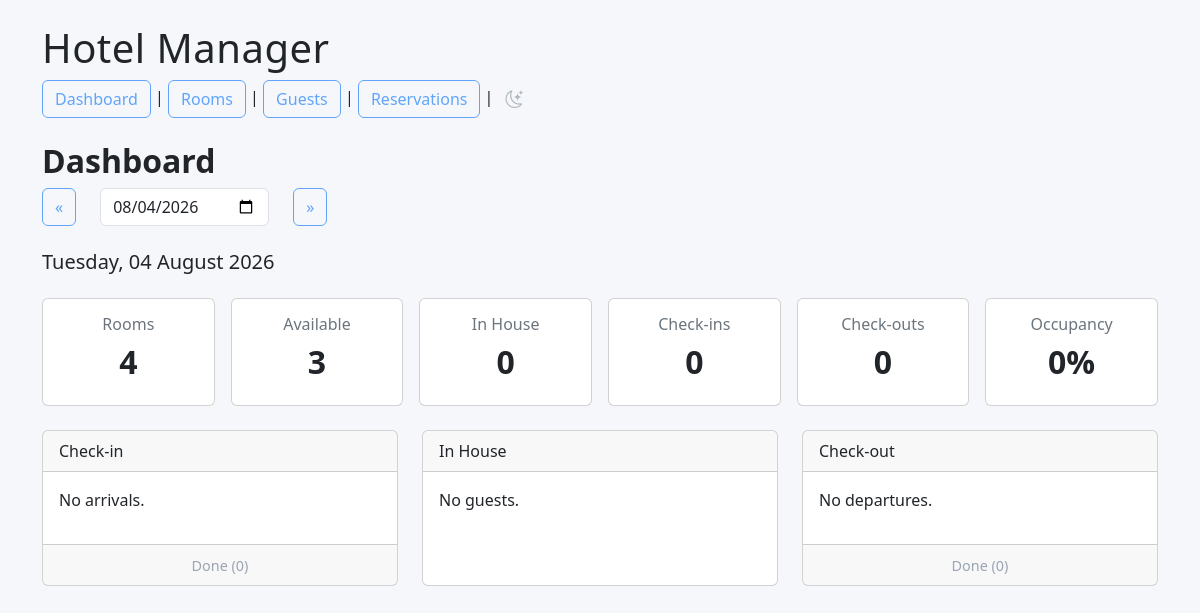
The app's page /?date=2026-08-04, older data.
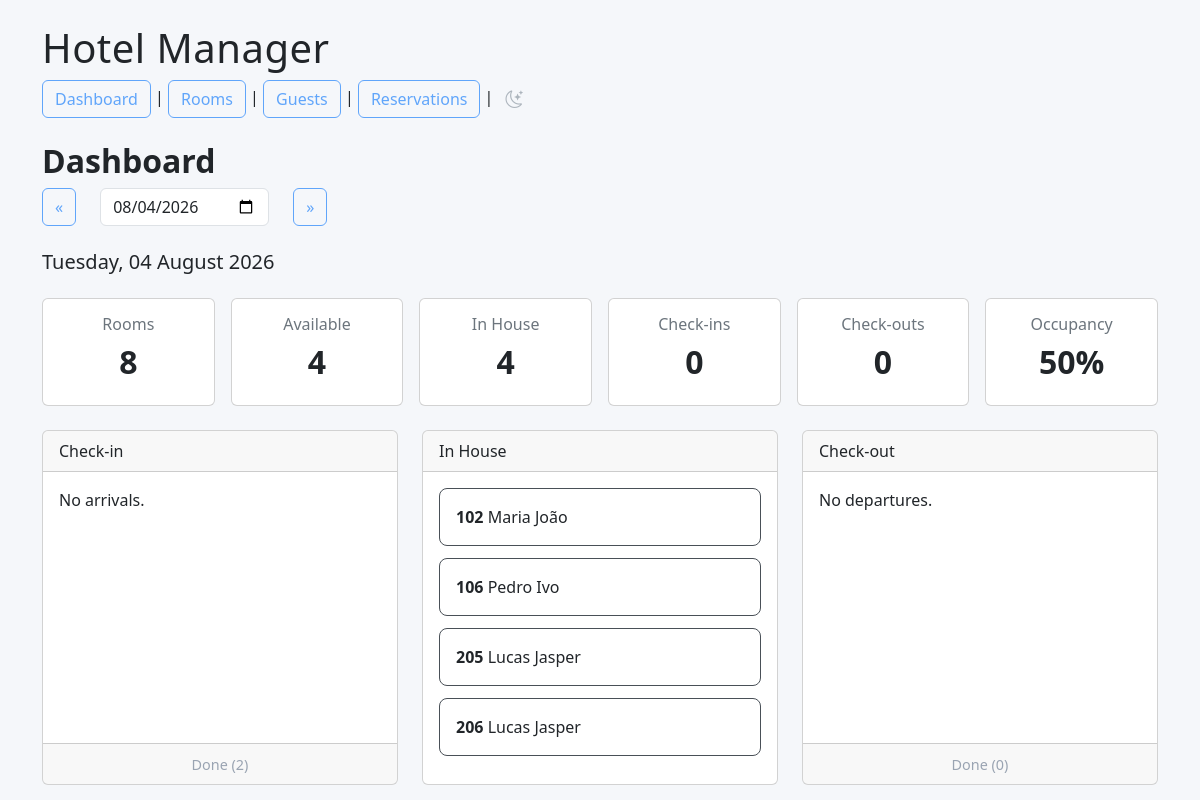
The same page, newer data.
### reservations/models.py (models this page shows, shortened)
class Reservation(models.Model):
    class Status(models.TextChoices):
        RESERVED = "reserved", "Reserved"
        CHECKIN = "checkin", "check-in"
        CHECKOUT = "checkout", "check-out"
        CANCELLED = "cancelled", "Cancelled"
    room_type = models.CharField(
        max_length=20,
        choices=Room.RoomType.choices,
        blank=True,
        null=True
    )
    room = models.ForeignKey(
        Room,
        on_delete=models.CASCADE,
        blank=True,
        null=True
        )
    guest = models.ForeignKey(Guest, on_delete=models.CASCADE)
    check_in = models.DateField()
    check_out = models.DateField()
    status = models.CharField(
        max_length=20,
        choices=Status.choices,
        default=Status.RESERVED
    )

### rooms/models.py (models this page shows, shortened)
class Room(models.Model):
    class RoomType(models.TextChoices):
        CLASSIC = "Classic", "Classic"
    class Status(models.TextChoices):
        CLEAN = "CL", "Clean"
        DIRTY = "DI", "Dirty"
        INSPECTED = "IN", "Inspected"
        BLOCKED = "BL", "Blocked"
        OCCUPIED = "OC", "occupied"
    number = models.IntegerField(unique=True)
    room_type = models.CharField(
        max_length=20,
        choices=RoomType.choices
        )
    capacity = models.IntegerField()
    price_per_night = models.DecimalField(
        max_digits=8,
        decimal_places=2
    )
    status = models.CharField(
        max_length=2,
        choices=Status.choices,
        default=Status.CLEAN
        )

### guests/models.py (models this page shows)
class Guest(models.Model):
    first_name = models.CharField(max_length=50)
    last_name = models.CharField(max_length=50)
    nationality = models.CharField(max_length=50)
    date_of_birth = models.DateField()
    email = models.EmailField(blank=True)
    phone = models.CharField(max_length=20, blank=True)
    def __str__(self):
        return f"{self.first_name} {self.last_name}"

### dashboard/views.py (the view)
# urls.py: path("", views.index, name="dashboard"),
def index(request):
    selected_date = request.GET.get("date")
    if selected_date:
        selected_date = date.fromisoformat(selected_date)
    else:
        selected_date = date.today()
    checkins = Reservation.objects.filter(
        check_in=selected_date,
        status=Reservation.Status.RESERVED
    ).order_by("room__number")
    inhouse = Reservation.objects.filter(
        check_in__lte=selected_date,
        check_out__gt=selected_date,
        status=Reservation.Status.CHECKIN
    ).order_by("room__number")
    checkouts = Reservation.objects.filter(
        check_out=selected_date,
        status=Reservation.Status.CHECKIN
    ).order_by("room__number")
    completed_checkins = Reservation.objects.filter(
        check_in=selected_date,
        status=Reservation.Status.CHECKIN,
    )
    completed_checkouts = Reservation.objects.filter(
        check_out=selected_date,
        status=Reservation.Status.CHECKOUT,
    )
    occupied_or_reserved = Reservation.objects.filter(
        check_in__lte=selected_date,
        check_out__gt=selected_date,
        status__in=[
            Reservation.Status.RESERVED,
            Reservation.Status.CHECKIN,
        ],
    )
    print("----- OCCUPIED OR RESERVED -----")
    for r in occupied_or_reserved:
        print(
            r.id,
            r.guest.first_name,
            r.room.number if r.room else None,
            r.status,
            r.check_in,
            r.check_out,
        )
    total_rooms = Room.objects.count()
    available_rooms = total_rooms - occupied_or_reserved.count()
    occupancy = 0
    if total_rooms > 0:
        occupancy = round((inhouse.count() / total_rooms) * 100)
    context = {
        "selected_date": selected_date.strftime("%Y-%m-%d"),
        "selected_date_long": selected_date.strftime("%A, %d %B %Y"),
        "previous_date": (selected_date - timedelta(days=1)).strftime("%Y-%m-%d"),
        "next_date": (selected_date + timedelta(days=1)).strftime("%Y-%m-%d"),
        "checkins": checkins,
        "inhouse": inhouse,
        "checkouts": checkouts,
        "completed_checkins": completed_checkins,
        "completed_checkouts": completed_checkouts,
        "rooms": Room.objects.count(),
        "available_rooms": available_rooms,
        "inhouse_count": inhouse.count(),
        "checkins_count": checkins.count(),
        "checkouts_count": checkouts.count(),
        "occupancy": occupancy,
        "guests": Guest.objects.count(),
        "reservations": Reservation.objects.count(),
    }
    return render(request, "dashboard/index.html", context)

### dashboard/templates/dashboard/index.html (shortened to what the changed rows need)
{% extends "base.html" %}
{% block content %}
<h2>Dashboard</h2>
<div class="row row-cols-2 row-cols-md-3 row-cols-lg-6 g-3 mb-4">
    <div class="col">
        <div class="card text-center h-100">
            <div class="card-body">
                <h6 class="text-secondary">Rooms</h6>
                <h2>{{ rooms }}</h2>
            </div>
        </div>
    </div>
    <div class="col">
        <a href="{% url 'available_rooms' %}?date={{ selected_date }}"
            class="available-link text-decoration-none text-reset">
            <div class="card available-card text-center h-100">
                <div class="card-body">
                    <h6 class="available-title">
                        Available
                    </h6>
                    <h2>{{ available_rooms }}</h2>
                </div>
            </div>
        </a>
    </div>
    <div class="col">
        <div class="card text-center h-100">
            <div class="card-body">
                <h6 class="text-secondary">In House</h6>
                <h2>{{ inhouse_count }}</h2>
            </div>
        </div>
    </div>
    <div class="col">
        <div class="card text-center h-100">
            <div class="card-body">
                <h2>{{ checkins_count }}</h2>
            </div>
        </div>
    </div>
    <div class="col">
        <div class="card text-center h-100">
            <div class="card-body">
                <h2>{{ checkouts_count }}</h2>
            </div>
        </div>
    </div>
    <div class="col">
        <div class="card text-center h-100">
            <div class="card-body">
                <h6 class="text-secondary">Occupancy</h6>
                <h2>{{ occupancy }}%</h2>
            </div>
        </div>
    </div>
</div>
<div class="row">
    <div class="col-md-4">
    <div class="card h-100">
        <div class="card-footer text-center">
            <a href="#"
               id="toggleCheckins"
               class="dashboard-footer-link"
               onclick="toggleCheckins(); return false;">
                Done ({{ completed_checkins|length }})
            </a>
        </div>
    </div>
</div>
    <div class="col-md-4">
        <div class="card h-100">
            <div class="card-body">
                {% for reservation in inhouse %}
                <a href="{% url 'reservation_update' reservation.pk %}?next=dashboard"
                    class="text-decoration-none text-reset">
                    <div class="dashboard-reservation">
                        <strong>{{ reservation.room.number }}</strong> {{ reservation.guest }}
                    </div>
                </a>
                {% empty %}
                <p>No guests.</p>
                {% endfor %}
            </div>
        </div>
    </div>
</div>
{% endblock %}

Row changes from the older to the newer data that the page shows:
added Reservation: room.number "102", guest "Maria João"
added Reservation: room.number "106", guest "Pedro Ivo"
added Reservation: room.number "205", guest "Lucas Jasper"
added Reservation: room.number "206", guest "Lucas Jasper"
Text that changed along with them:
{{ rooms }}: "4" → "8"
{{ available_rooms }}: "3" → "4"
{{ inhouse_count }}: "0" → "4"
{{ occupancy }}: "0" → "50"
{{ completed_checkins|length }}: "0" → "2"
text no longer shown: "No guests."
